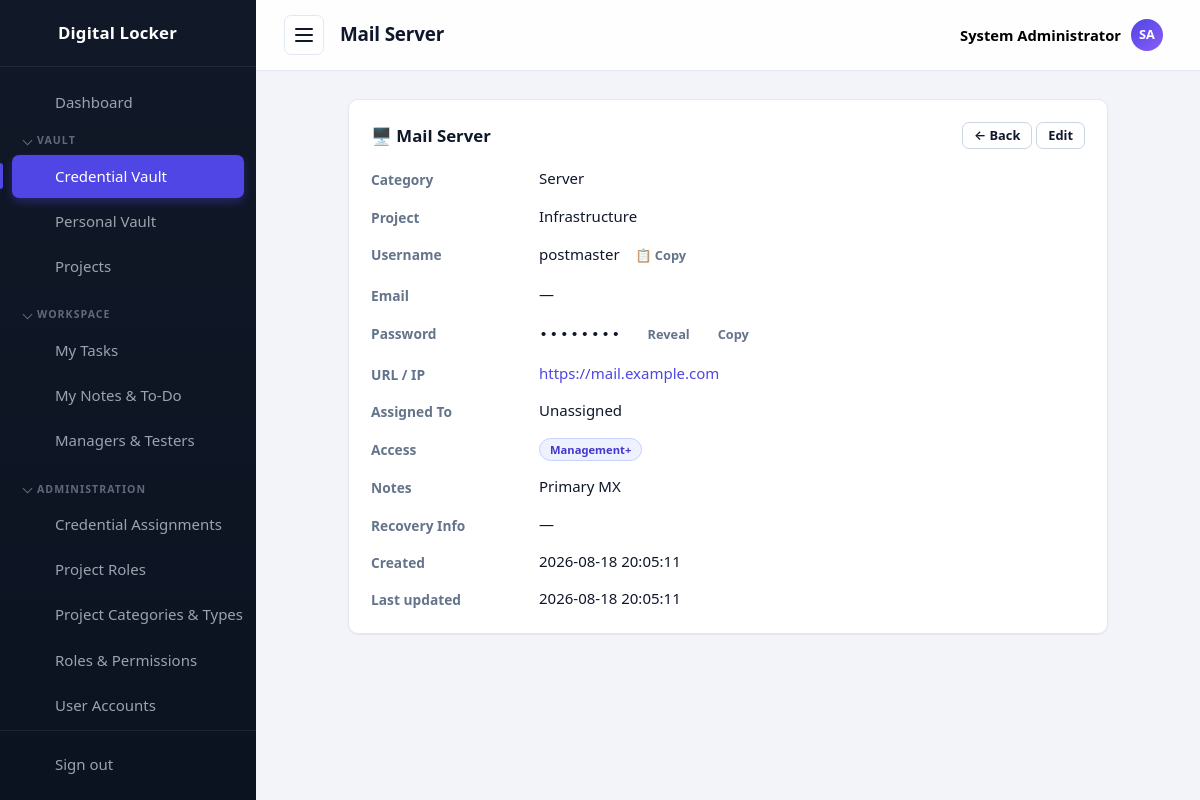
The app's page /passwords/view.php?id=1 (signed in) with its own data.
### tables this page shows
CREATE TABLE settings (
  id          INT UNSIGNED AUTO_INCREMENT PRIMARY KEY,
  setting_key VARCHAR(60) NOT NULL UNIQUE,
  setting_value TEXT NULL
);

CREATE TABLE passwords (
  id            INT UNSIGNED AUTO_INCREMENT PRIMARY KEY,
  title         VARCHAR(150) NOT NULL,
  category      VARCHAR(60)  NOT NULL DEFAULT '',
  username      VARCHAR(120) NOT NULL DEFAULT '',
  email         VARCHAR(120) NOT NULL DEFAULT '',
  phone         VARCHAR(40)  NOT NULL DEFAULT '',
  encrypted     TEXT         NOT NULL,
  url           VARCHAR(255) NOT NULL DEFAULT '',
  notes         TEXT,
  extra_info    TEXT,
  project_id    INT UNSIGNED NULL,
  assigned_to   INT UNSIGNED NULL,
  created_by    INT UNSIGNED NULL,
  created_at    TIMESTAMP DEFAULT CURRENT_TIMESTAMP,
  updated_at    TIMESTAMP DEFAULT CURRENT_TIMESTAMP ON UPDATE CURRENT_TIMESTAMP,
  CONSTRAINT fk_p_project  FOREIGN KEY (project_id)  REFERENCES projects(id) ON DELETE SET NULL,
  CONSTRAINT fk_p_assigned FOREIGN KEY (assigned_to) REFERENCES users(id)    ON DELETE SET NULL,
  CONSTRAINT fk_p_creator  FOREIGN KEY (created_by)  REFERENCES users(id)    ON DELETE SET NULL
);

CREATE TABLE projects (
  id          INT UNSIGNED AUTO_INCREMENT PRIMARY KEY,
  name        VARCHAR(100) NOT NULL UNIQUE,
  client      VARCHAR(80)  NOT NULL DEFAULT '',
  category    VARCHAR(60)  NOT NULL DEFAULT '',
  type        VARCHAR(60)  NOT NULL DEFAULT '',
  role        VARCHAR(80)  NOT NULL DEFAULT '',
  description VARCHAR(255) NOT NULL DEFAULT '',
  created_at  TIMESTAMP DEFAULT CURRENT_TIMESTAMP
);

### passwords/view.php (the view, shortened to what the rows shown need)
<?php
require_once __DIR__ . '/../includes/init.php';
requirePermission('passwords.view');
$id = isset($_GET['id']) ? (int) $_GET['id'] : 0;
$stmt = $db->prepare(
    'SELECT p.*, u.username AS assigned_username, u.full_name AS assigned_full_name, pj.name AS project_name
       FROM passwords p
       LEFT JOIN users u ON u.id = p.assigned_to
       LEFT JOIN projects pj ON pj.id = p.project_id
      WHERE p.id = :id'
);
$stmt->execute(['id' => $id]);
$item = $stmt->fetch();
if (!canAccessCredentialProject($id)) {
    require __DIR__ . '/../403.php';
    exit;
}
$roleStmt = $db->prepare(
    'SELECT r.name FROM password_roles pr JOIN roles r ON r.id = pr.role_id WHERE pr.password_id = :id ORDER BY r.name'
);
$roleStmt->execute(['id' => $id]);
$itemRoleNames = array_column($roleStmt->fetchAll(), 'name');
$canAccess = canAccessCredential($id);
$pageTitle = $item['title'];
require __DIR__ . '/../includes/header.php';
?>
<div class="card card--narrow">
    <div class="card__header">
        <h2 class="card__title"><?= categoryIcon((string) $item['category']) ?> <?= e($item['title']) ?></h2>
        <div>
            <a class="btn btn--small" href="index.php">&larr; Back</a>
            <?php if ($canAccess && hasPermission('passwords.manage')): ?>
                <a class="btn btn--small" href="edit.php?id=<?= (int) $item['id'] ?>">Edit</a>
            <?php endif; ?>
        </div>
    </div>
    <dl class="detail-list">
        <dt>Category</dt>
        <dd><?= e($item['category'] ?: '—') ?></dd>
        <dt>Project</dt>
        <dd><?= e($item['project_name'] ?: '—') ?></dd>
        <dt>Username</dt>
        <dd>
            <?php if ($item['username']): ?>
                <span id="username-value"><?= e($item['username']) ?></span>
                <button type="button" class="btn btn--small btn--ghost copy-text-btn" data-copy="<?= e($item['username']) ?>" title="Copy username">📋 Copy</button>
            <?php else: ?>
                —
            <?php endif; ?>
        </dd>
        <dt>Email</dt>
        <dd>
            <?php if ($item['email']): ?>
                <span id="email-value"><?= e($item['email']) ?></span>
                <button type="button" class="btn btn--small btn--ghost copy-text-btn" data-copy="<?= e($item['email']) ?>" title="Copy email">📋 Copy</button>
            <?php else: ?>
                —
            <?php endif; ?>
        </dd>
        <dt>Password</dt>
        <dd>
            <?php if ($canAccess): ?>
                <span class="secret" id="secret-value">••••••••</span>
                <button type="button" class="btn btn--small btn--ghost" id="reveal-btn"
                        data-url="ajax.php?reveal=<?= (int) $item['id'] ?>">Reveal</button>
                <button type="button" class="btn btn--small btn--ghost" id="copy-btn" data-clip-target="secret-value">Copy</button>
            <?php else: ?>
                <span class="muted">🔒 Restricted</span>
            <?php endif; ?>
        </dd>
        <dt>URL / IP</dt>
        <dd>
            <?php if ($item['url']): ?>
                <a href="<?= e($item['url']) ?>" target="_blank" rel="noopener"><?= e($item['url']) ?></a>
            <?php else: ?>
                —
            <?php endif; ?>
        </dd>
        <dt>Assigned To</dt>
        <dd><?= e($item['assigned_full_name'] ?: $item['assigned_username'] ?: 'Unassigned') ?></dd>
        <dt>Access</dt>
        <dd>
            <?php if ($itemRoleNames): ?>
                <?php foreach ($itemRoleNames as $roleName): ?>
                    <span class="badge <?= $roleName === 'Administrator' ? 'badge--danger' : 'badge--role' ?>"><?= e(accessLabel($roleName)) ?></span>
                <?php endforeach; ?>
            <?php else: ?>
                —
            <?php endif; ?>
        </dd>
        <dt>Notes</dt>
        <dd class="detail-list__notes"><?= nl2br(e($item['notes'] ?: '—')) ?></dd>
        <dt>Recovery Info</dt>
        <dd>
            <?php if (!$canAccess): ?>
                <span class="muted">🔒 Restricted</span>
            <?php elseif ($item['extra_info']): ?>
                <span class="secret detail-list__notes" id="recovery-value">••••••••</span>
                <button type="button" class="btn btn--small btn--ghost" id="reveal-recovery-btn"
                        data-url="ajax.php?reveal=<?= (int) $item['id'] ?>">Reveal</button>
            <?php else: ?>
                —
            <?php endif; ?>
        </dd>
        <dt>Created</dt>
        <dd><?= e($item['created_at']) ?></dd>
        <dt>Last updated</dt>
        <dd><?= e($item['updated_at']) ?></dd>
    </dl>
</div>
<?php require __DIR__ . '/../includes/footer.php'; ?>

### includes/header.php (shortened to what the rows shown need)
<?php
require_once __DIR__ . '/init.php';
function navIcon(string $name): string
{
    $icons = [
        'dashboard' => '<path d="M3 3h8v8H3zM13 3h8v5h-8zM13 12h8v9h-8zM3 15h8v6H3z"/>',
        'passwords' => '<circle cx="8" cy="15" r="4"/><path d="M10.8 12.2L21 2M18 5l3 3M15.5 7.5l2 2"/>',
        'personal'  => '<circle cx="12" cy="8" r="4"/><path d="M4 21c0-4.4 3.6-7 8-7s8 2.6 8 7"/>',
        'export'    => '<path d="M12 3v12M8 11l4 4 4-4M4 17v3h16v-3"/>',
        'projects'  => '<path d="M3 7a2 2 0 0 1 2-2h4l2 2h8a2 2 0 0 1 2 2v9a2 2 0 0 1-2 2H5a2 2 0 0 1-2-2z"/>',
        'tasks'     => '<path d="M9 5H7a2 2 0 0 0-2 2v12a2 2 0 0 0 2 2h10a2 2 0 0 0 2-2V7a2 2 0 0 0-2-2h-2"/><rect x="9" y="3" width="6" height="4" rx="1"/><path d="M9 12l2 2 4-4"/>',
        'notes'     => '<path d="M6 3h9l5 5v13a1 1 0 0 1-1 1H6a1 1 0 0 1-1-1V4a1 1 0 0 1 1-1z"/><path d="M15 3v5h5M8 13h8M8 17h5"/>',
        'team'      => '<circle cx="9" cy="8" r="3.5"/><path d="M2.5 20c0-3.5 3-5.5 6.5-5.5s6.5 2 6.5 5.5M16 4.5a3.5 3.5 0 0 1 0 7M17.5 14.5c2.5.6 4 2.3 4 5.5"/>',
        'categories' => '<path d="M4 4h7v7H4zM13 4h7v7h-7zM4 13h7v7H4zM13 13h7v7h-7z"/>',
        'assignments' => '<circle cx="9" cy="7" r="4"/><path d="M2.5 21c0-4 3-6.5 6.5-6.5s6.5 2.5 6.5 6.5"/><path d="M17 8l2 2 4-4"/>',
        'roles'     => '<path d="M12 3l8 3v6c0 4.5-3.2 7.6-8 9-4.8-1.4-8-4.5-8-9V6z"/><path d="M9 12l2 2 4-4"/>',
        'users'     => '<circle cx="9" cy="8" r="3.5"/><path d="M2.5 20c0-3.5 3-5.5 6.5-5.5s6.5 2 6.5 5.5M16 4.5a3.5 3.5 0 0 1 0 7M17.5 14.5c2.5.6 4 2.3 4 5.5"/>',
        'settings'  => '<path d="M4 7h10M18 7h2M4 17h2M10 17h10"/><circle cx="16" cy="7" r="2.5"/><circle cx="8" cy="17" r="2.5"/>',
        'reset'     => '<path d="M3 12a9 9 0 1 1 3 6.7"/><path d="M3 21v-5h5"/>',
        'logout'    => '<path d="M14 4H5v16h9M10 12h11M18 8l4 4-4 4"/>',
        'lock'      => '<rect x="5" y="11" width="14" height="10" rx="2"/><path d="M8 11V8a4 4 0 0 1 8 0v3M12 15v3"/>',
    ];
    return '<svg class="icon" width="24" height="24" viewBox="0 0 24 24" fill="none" stroke="currentColor" stroke-width="2" stroke-linecap="round" stroke-linejoin="round" aria-hidden="true">' . ($icons[$name] ?? '') . '</svg>';
}
?>
<!DOCTYPE html>
<html lang="en">
<head>
    <title><?= e(pageTitle($pageTitle)) ?></title>
    <link rel="stylesheet" href="<?= e(assetUrl('/assets/css/style.css')) ?>">
</head>
<body data-autolock="<?= (int) setting('auto_lock_minutes', '0') ?>" data-confirm-reveal="<?= (int) setting('require_confirm_reveal', '0') ?>" data-lock-url="<?= e(BASE_URL . '/lock.php') ?>">
<div class="layout">
    <aside class="sidebar" id="sidebar">
        <a class="sidebar__brand" href="<?= BASE_URL ?>/dashboard.php" aria-label="<?= e(appName()) ?>">
            <?= navIcon('lock') ?>
            <span class="sidebar__brand-text"><?= e(appName()) ?></span>
        </a>
    </aside>
    <div class="main">
        <header class="topbar">
            <button class="topbar__toggle" id="sidebar-toggle" aria-label="Toggle navigation" aria-expanded="true">
                <span></span><span></span><span></span>
            </button>
            <h1 class="topbar__title"><?= e($pageTitle) ?></h1>
            <div class="topbar__user" id="user-menu">
                <button type="button" class="topbar__user-btn" id="user-menu-toggle" aria-haspopup="true" aria-expanded="false">
                </button>
            </div>
        </header>
        <main class="content">

### records on screen
settings: setting_value "Digital Locker"
passwords: title "Mail Server", category "🖥️", category "Server", project.name "Infrastructure", username "postmaster", url "https://mail.example.com", notes "Primary MX", created_at "2026-08-18 20:05:11", updated_at "2026-08-18 20:05:11"

### other values on screen
$navGroup['label'] "VAULT"
$navItem['label'] "Credential Vault"
$navItem['label'] "Personal Vault"
$navItem['label'] "Projects"
$navGroup['label'] "WORKSPACE"
$navItem['label'] "My Tasks"
$navItem['label'] "My Notes & To-Do"
$navItem['label'] "Managers & Testers"
$navGroup['label'] "ADMINISTRATION"
$navItem['label'] "Credential Assignments"
$navItem['label'] "Project Roles"
$navItem['label'] "Project Categories & Types"
$navItem['label'] "Roles & Permissions"
$navItem['label'] "User Accounts"
$currentUser['full_name'] ?: $currentUser['username'] "System Administrator"
